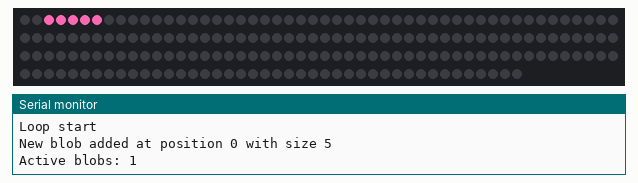
Recording of a sketch running on a simulated Arduino Uno, built with avr-gcc and run on an emulated ATmega328P. On the bench: 192 RGB LEDs in strip order, left to right, continuing on the next row, the last lines printed to the serial monitor. Random numbers use the default seed unless the sketch sets one.

Above: at 1.68 s.
At 7.54 s:
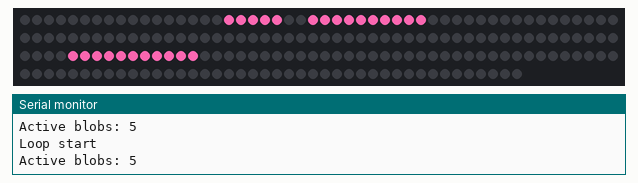
At 10.59 s:
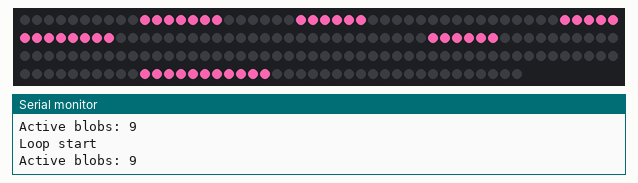
At 19.42 s:
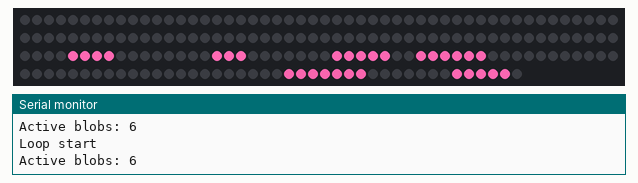
At 30.08 s:
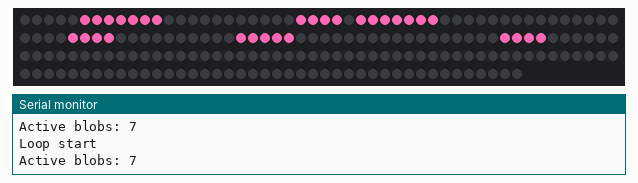
At 39.9 s:
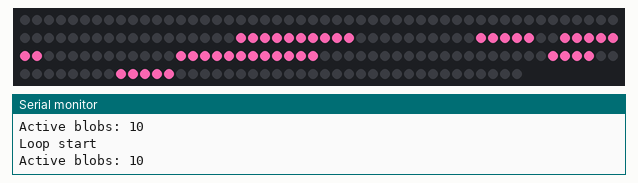

The sketch:

PoisonTube2.ino
```cpp
#include <FastLED.h>

#define LED_PIN 16
#define NUM_LEDS 192
#define BASE_COLOR CRGB(255, 105, 180)  // Base pink
#define MAX_BLOBS 10

CRGB leds[NUM_LEDS];

struct Blob {
    int position;
    int size;
    int speed;  // Using integer speed for reliability
    bool stuck;
};

Blob blobs[MAX_BLOBS];
int blobCount = 0;

void setup() {
    FastLED.addLeds<WS2812B, LED_PIN, GRB>(leds, NUM_LEDS);
    Serial.begin(115200);  // Debugging
    FastLED.clear();
}

void loop() {
    Serial.println("Loop start");

    // Randomly add new blobs
    if (blobCount < MAX_BLOBS && random(100) < 5) {  // 5% chance per loop
        blobs[blobCount] = {0, random(3, 8), random(1, 3), false};  // Speed is now int
        Serial.print("New blob added at position 0 with size ");
        Serial.println(blobs[blobCount].size);
        blobCount++;
    }

    // Move blobs
    for (int i = 0; i < blobCount; i++) {
        if (!blobs[i].stuck) {
            blobs[i].position += blobs[i].speed;
            if (blobs[i].position >= NUM_LEDS - blobs[i].size) {
                // Instead of getting stuck, remove the blob
                Serial.print("Blob drained out at position ");
                Serial.println(blobs[i].position);

                // Remove blob safely by shifting array elements
                for (int j = i; j < blobCount - 1; j++) {
                    blobs[j] = blobs[j + 1];
                }
                blobCount--;
                i--;  // Adjust loop index after removal
            }
        }
    }

    // Check for merging (iterate backward to avoid skipping blobs)
    for (int i = blobCount - 1; i > 0; i--) {
        if (blobs[i - 1].stuck && blobs[i].position >= blobs[i - 1].position - blobs[i].size) {
            blobs[i - 1].size = blobs[i - 1].size * 0.75 + blobs[i].size * 0.75;
            blobs[i - 1].stuck = false; // Unstick merged blob
            Serial.print("Blobs merged at position ");
            Serial.println(blobs[i - 1].position);

            // Remove merged blob safely
            for (int j = i; j < blobCount - 1; j++) {
                blobs[j] = blobs[j + 1];
            }
            blobCount--;
        }
    }

    // Render blobs
    FastLED.clear();
    for (int i = 0; i < blobCount; i++) {
        // Adjust color based on size (bigger blobs are slightly darker)
        int brightness = map(blobs[i].size, 3, 15, 255, 180);  // Scale brightness from 255 (small) to 180 (large)
        CRGB blobColor = CRGB(BASE_COLOR.r * brightness / 255, BASE_COLOR.g * brightness / 255, BASE_COLOR.b * brightness / 255);

        for (int j = 0; j < blobs[i].size; j++) {
            int pos = blobs[i].position + j;
            if (pos < NUM_LEDS) leds[pos] = blobColor;
        }
    }
    FastLED.show();

    Serial.print("Active blobs: ");
    Serial.println(blobCount);

    delay(100);
}
```
